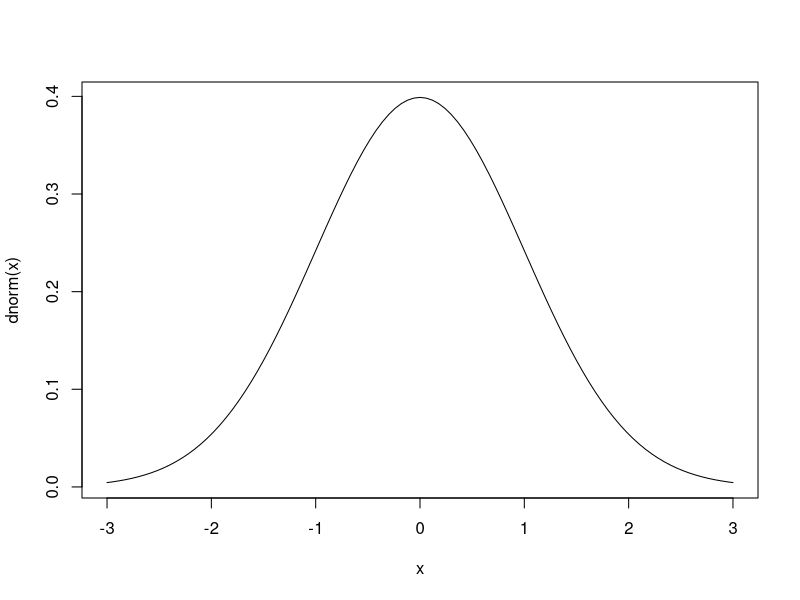
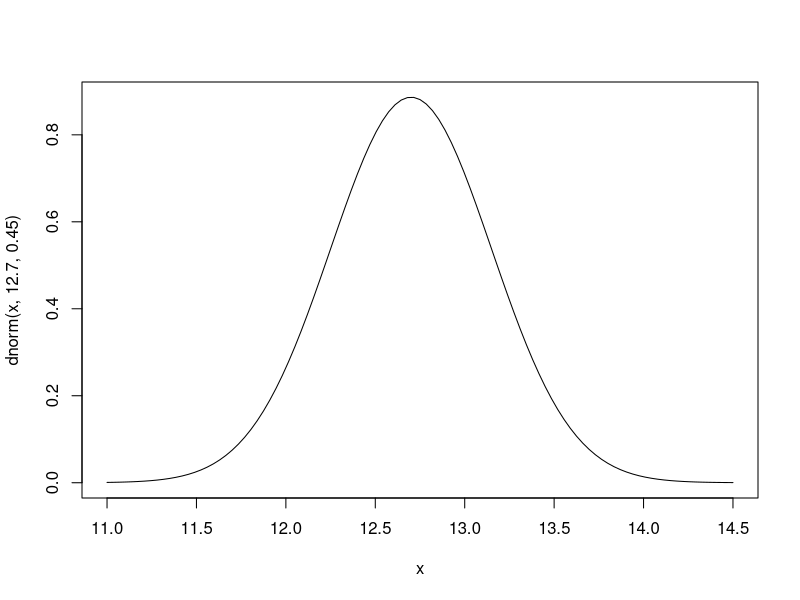
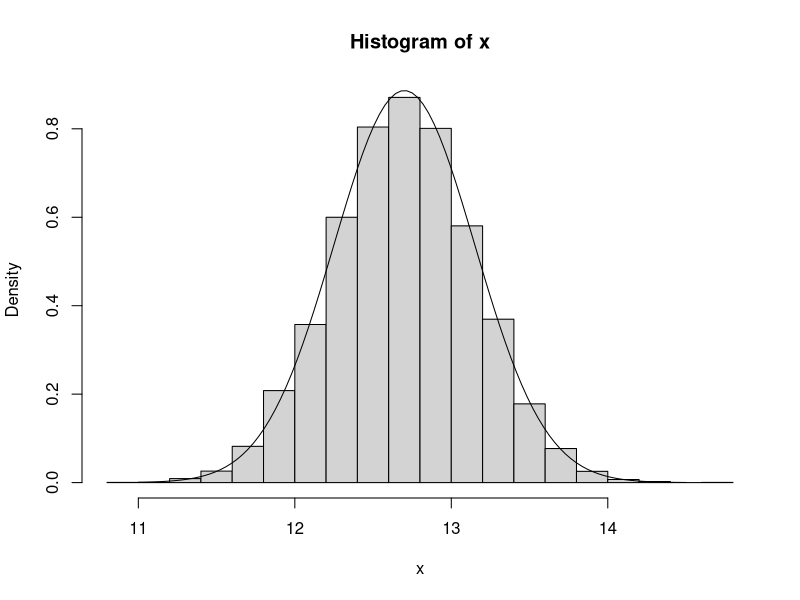
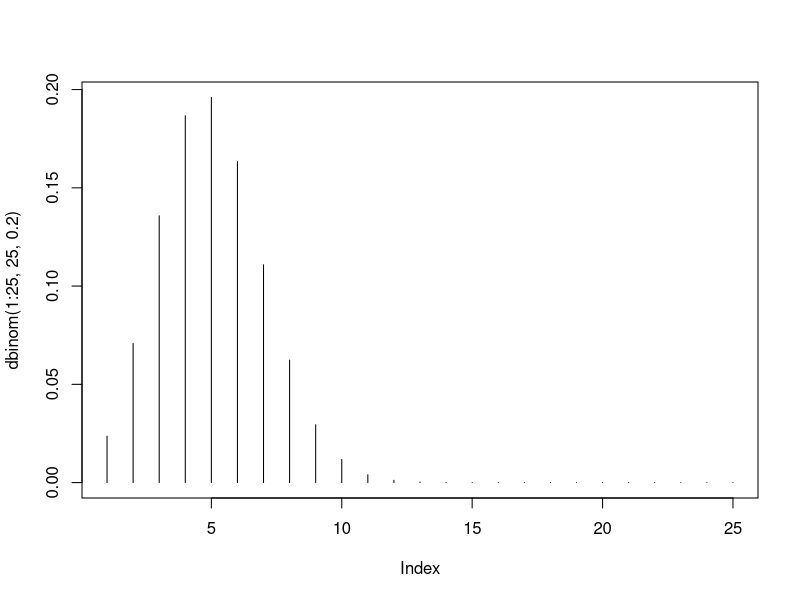
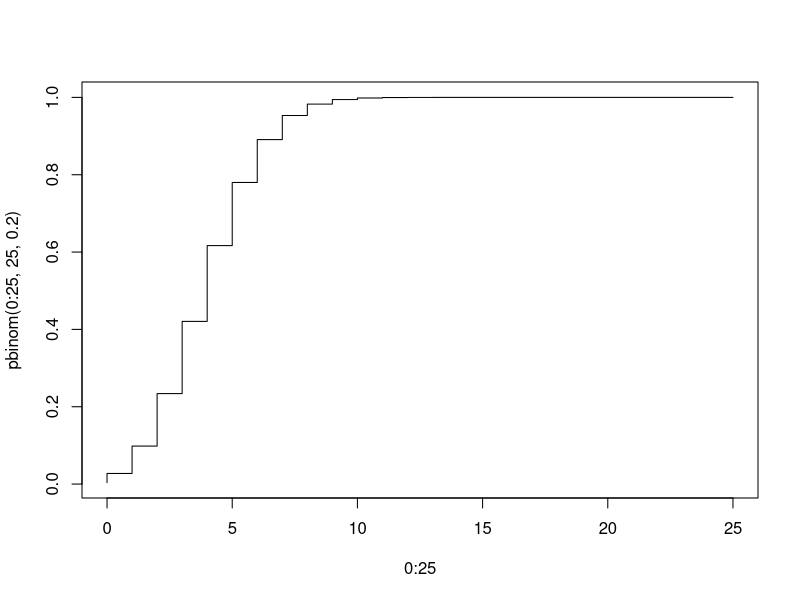
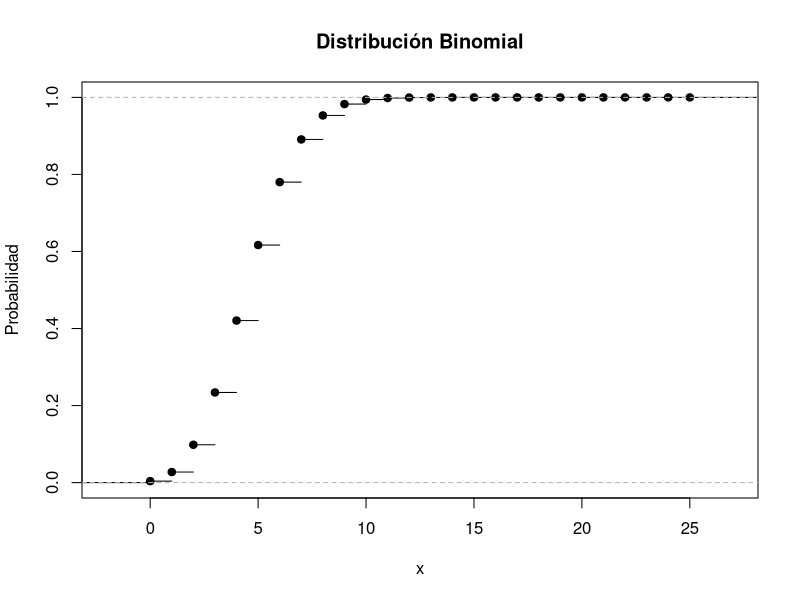
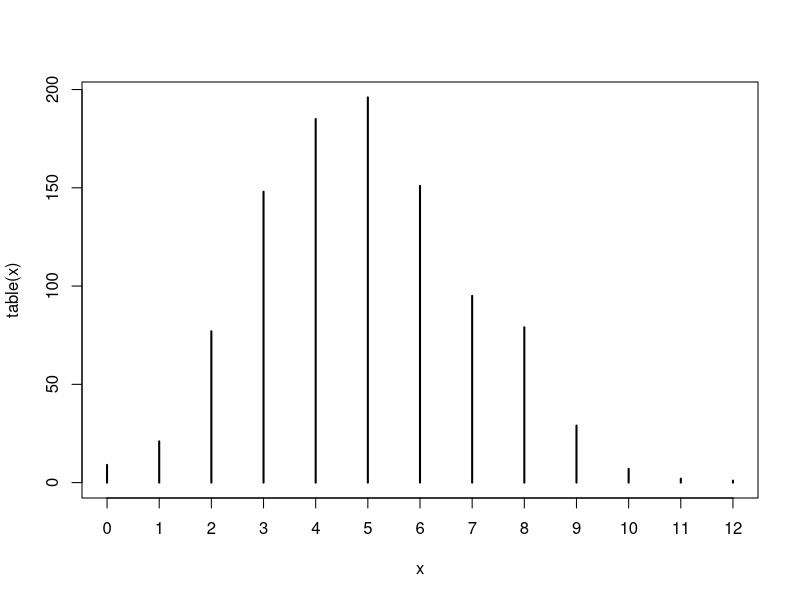
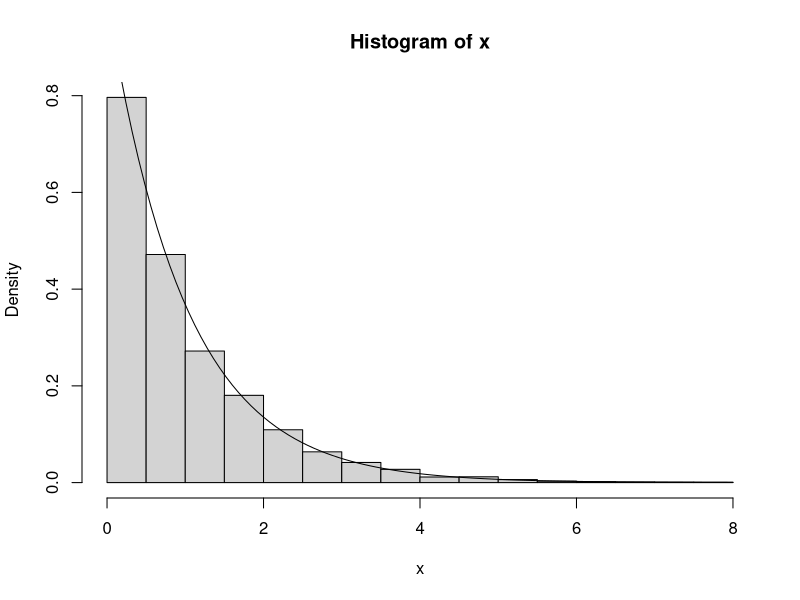

Source code (R) for these figures, in order:
## ---- chunk 1
1 - pnorm(13, mean = 12.7, sd = 0.45)
## ---- chunk 2
qnorm(0.95, mean = 100, sd = 15)
## ---- chunk 3
curve(dnorm, from = -3, to = 3)
## ---- chunk 4
curve(dnorm(x, 12.7, 0.45), from = 11, to = 14.5)
## ---- chunk 5
set.seed(42)
x <- rnorm(10000, mean = 12.7, sd = 0.45)
hist(x, probability = T)
curve(dnorm(x, 12.7, 0.45), from = 11, to = 14.5, add = T)
## ---- chunk 6
dbinom(1, size = 25, prob = 0.2)
plot(dbinom(1:25, 25, 0.2), type = "h")
## ---- chunk 7
pbinom(1, size = 25, prob = 0.2)
plot(0:25, pbinom(0:25, 25, 0.2), type = "S")
## ---- chunk 8
rval <- approxfun(
  0:25, pbinom(0:25, 25, 0.2),
  yleft = 0, yright = 1, ties = "ordered", method = "constant"
)
class(rval) <- c("ecdf", "stepfun", class(rval))
plot(rval, main = "Distribución Binomial", ylab = "Probabilidad")
## ---- chunk 9
qbinom(0.1, size = 25, prob = 0.2)
qbinom(seq(0.1, 0.9, 0.1), size = 25, prob = 0.2)
## ---- chunk 10
set.seed(42)
x <- rbinom(1000, size = 25, prob = 0.2)
table(x)
plot(table(x))
## ---- chunk 11
x <- -log(runif(10000))
hist(x, probability = T)
curve(dexp, add = T)
## ---- chunk 12
f <- function(x, a, b, c) {
  ifelse(
    x < b,
    2 * (x - a) / ((c - a) * (b - a)),
    2 * (x - c) / ((c - a) * (b - c))
  )
}
a <- 1
b <- 2
c <- 3
curve(f(x, a, b, c), from = a, to = c)
## ---- chunk 13
set.seed(42)
F_inv <-  function(p, a, b, c) {
  ifelse(
    p < (b - a) / (c - a),
    sqrt((c - a) * (b - a) * p) + a,
    -sqrt((c - a) * (b - c) * (p - 1)) + c
  )
}
x <- F_inv(runif(10000), a = 1, b = 2, c = 3)
hist(x, probability = T)
curve(f(x, a, b, c), from = a, to = c, add = T)
